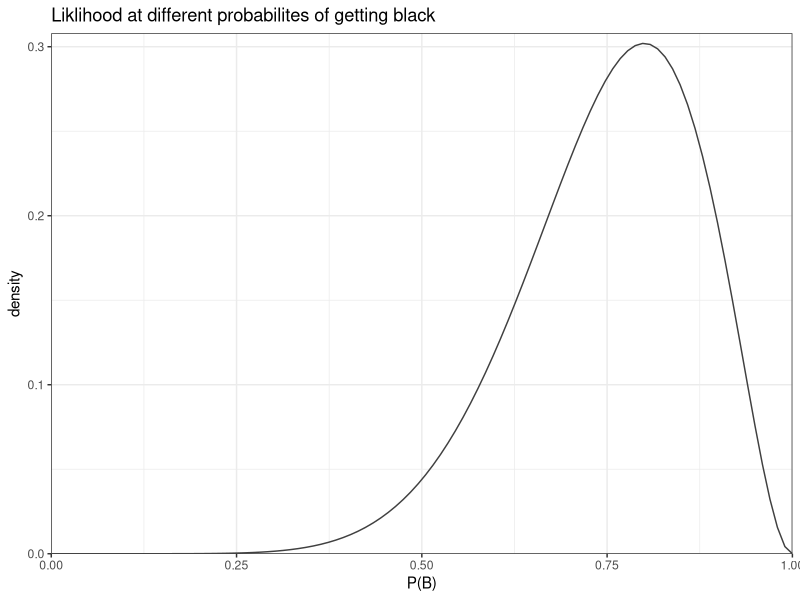
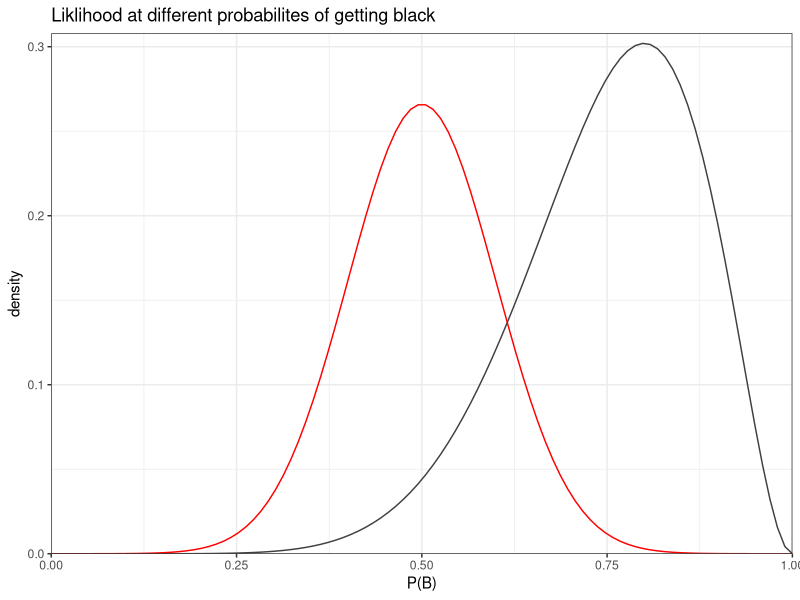
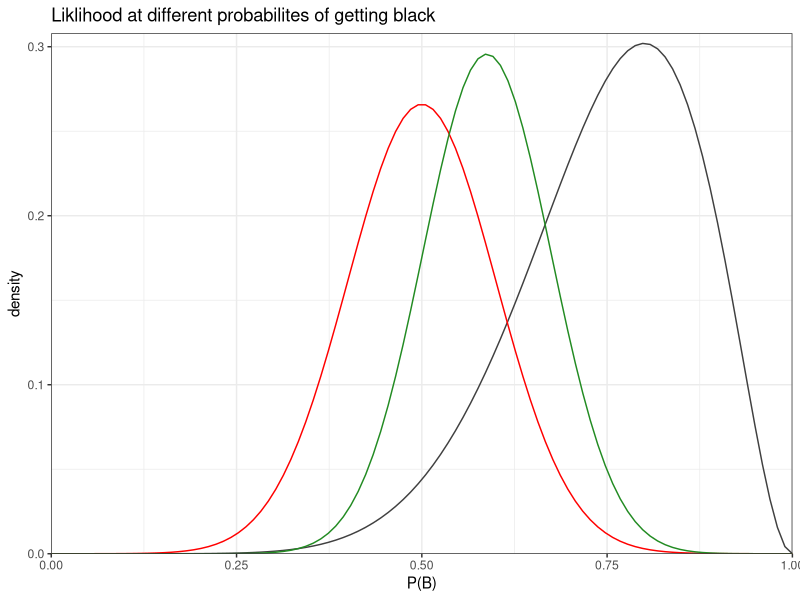
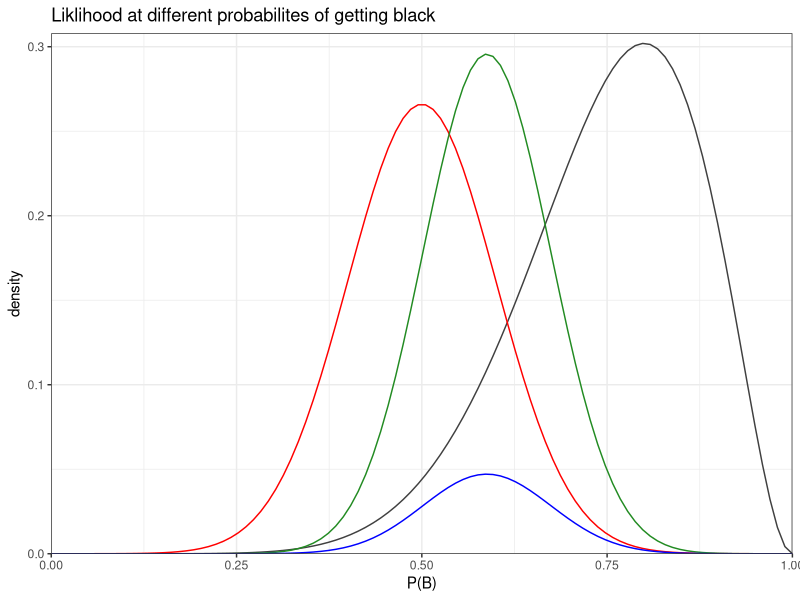
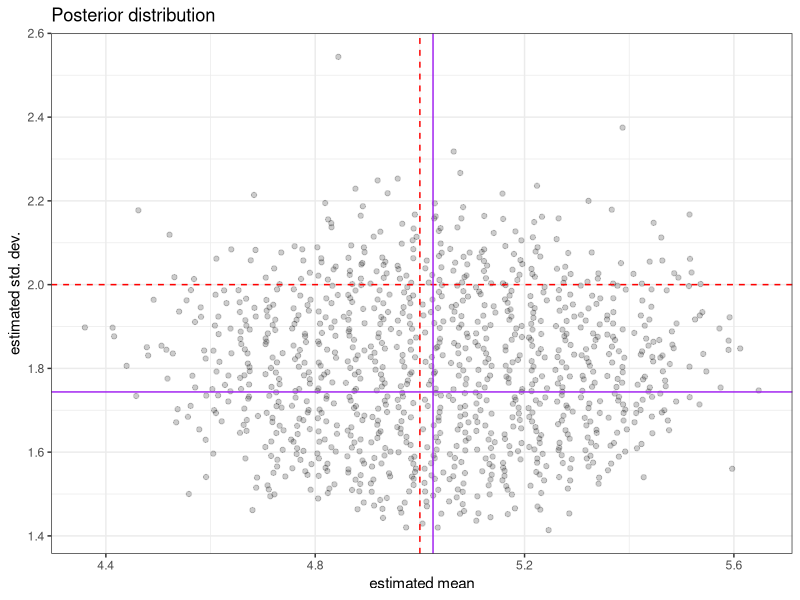

These charts were generated, in order, by the following R code:
## ---- chunk 1
knitr::opts_chunk$set(echo = TRUE)

library(tidyverse)
## ---- chunk 2
# 100 values for P(B).
range_p <- seq(0, 1, length.out = 100)
# Liklihood of 8/10 given all trials probabilities.
densities <- dbinom(x = 8, prob = range_p, size = 10)
## ---- chunk 3
tibble(x = range_p, y = densities) %>% 
    ggplot(aes(x = x)) +
    geom_line(aes(y = y), color = "grey25") +
    scale_y_continuous(expand = expand_scale(mult = c(0, 0.02))) +
    scale_x_continuous(expand = c(0, 0)) +
    theme_bw() +
    labs(
        title = "Liklihood at different probabilites of getting black",
        x = "P(B)",
        y = "density"
    )
## ---- chunk 4
prior <- dnorm(x = range_p, mean = 0.5, sd = .1)
## ---- chunk 5
tibble(x = range_p, mle_y = densities, prior_y = prior / 15) %>% 
    ggplot(aes(x = x)) +
    geom_line(aes(y = mle_y), color = "grey25") +
    geom_line(aes(y = prior_y), color = "red") +
    scale_y_continuous(expand = expand_scale(mult = c(0, 0.02))) +
    scale_x_continuous(expand = c(0, 0)) +
    theme_bw() +
    labs(
        title = "Liklihood at different probabilites of getting black",
        x = "P(B)",
        y = "density"
    )
## ---- chunk 6
lik <- dbinom(x = 8, prob = range_p, size = 10)
prior <- dnorm(x = range_p, mean = 0.5, sd = 0.1)
bt_numerator <- lik * prior
## ---- chunk 7
tibble(x = range_p, mle_y = densities, prior_y = prior / 15, num = bt_numerator) %>% 
    ggplot(aes(x = x)) +
    geom_line(aes(y = mle_y), color = "grey25") +
    geom_line(aes(y = prior_y), color = "red") +
    geom_line(aes(y = num), color = "forestgreen") +
    scale_y_continuous(expand = expand_scale(mult = c(0, 0.02))) +
    scale_x_continuous(expand = c(0, 0)) +
    theme_bw() +
    labs(
        title = "Liklihood at different probabilites of getting black",
        x = "P(B)",
        y = "density"
    )
## ---- chunk 8
bt_posterior <- bt_numerator / sum(bt_numerator)
## ---- chunk 9
tibble(x = range_p, mle_y = densities, prior_y = prior / 15, num = bt_numerator, post = bt_posterior) %>% 
    ggplot(aes(x = x)) +
    geom_line(aes(y = mle_y), color = "grey25") +
    geom_line(aes(y = prior_y), color = "red") +
    geom_line(aes(y = num), color = "forestgreen") +
    geom_line(aes(y = post), color = "blue") +
    scale_y_continuous(expand = expand_scale(mult = c(0, 0.02))) +
    scale_x_continuous(expand = c(0, 0)) +
    theme_bw() +
    labs(
        title = "Liklihood at different probabilites of getting black",
        x = "P(B)",
        y = "density"
    )
## ---- chunk 10
# Declare the underlying values.
true_mu <- 5
true_sigma <- 2

# Sample from the distribution.
set.seed(0)
data_sample <- rnorm(100, true_mu, true_sigma)
## ---- chunk 11
grid <- expand.grid(
    mu = seq(0, 10, length.out = 200),
    sigma = seq(1, 3, length.out = 200)
)
## ---- chunk 12
# Calculate the liklihood of seeing `data` given a mean of `mu` and a
#   std. dev. of `sigma`.
calculate_liklihood <- function(data, mu, sigma) {
    sum(dnorm(x = data, mean = mu, sd = sigma, log = TRUE))
}

lik <- purrr::pmap_dbl(grid, calculate_liklihood, data = data_sample)
## ---- chunk 13
bt_numerator <- lik + dnorm(grid$mu, mean = 0, sd = 5, log = TRUE) + dexp(grid$sigma, 1, log = TRUE)
## ---- chunk 14
bt_posterior <- exp(bt_numerator - max(bt_numerator))
## ---- chunk 15
post_estimates <- grid[which.max(bt_posterior), ]
post_sample <- sample_n(grid, size = 1e3, weight = bt_posterior)
## ---- chunk 16
as_tibble(post_sample) %>%
    ggplot(aes(x = mu, y = sigma)) +
    geom_jitter(alpha = 0.2) +
    geom_hline(yintercept = true_sigma, color = "red", linetype = 2) +
    geom_vline(xintercept = true_mu, color = "red", linetype = 2) +
    geom_hline(yintercept = post_estimates$sigma, color = "purple", linetype = 1) +
    geom_vline(xintercept = post_estimates$mu, color = "purple", linetype = 1) +
    theme_bw() +
    labs(
        title = "Posterior distribution",
        x = "estimated mean",
        y = "estimated std. dev."
    )
